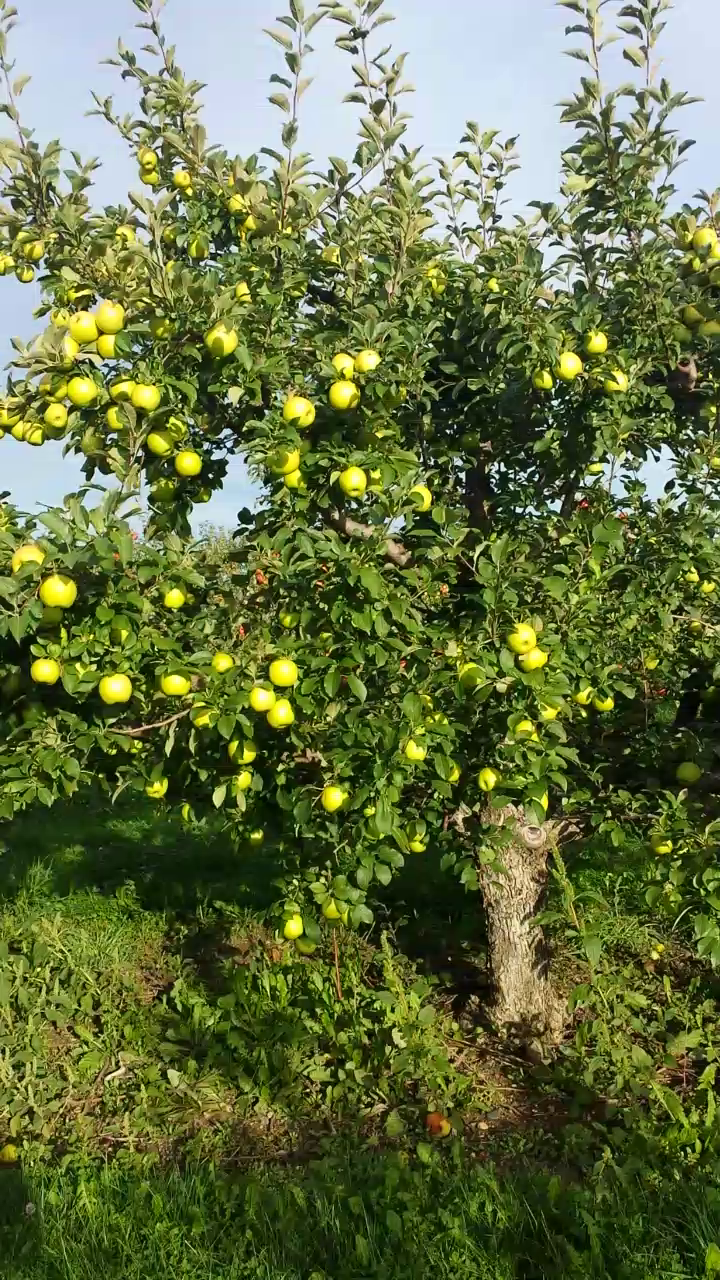
#> input picture data/images/img_000.png, 720 x 1280 px, found by its file name; its folder holds only this picture in this run
$ python percentiles.py
#> lines starting #> are read from the running program, lines starting #| are printed output that depends on the picture
import os
import cv2
import numpy as np
import matplotlib.pyplot as plt

IMAGES_PATH = "data/images"


def compute_and_plot_percentiles(directory: str, threshold_b: float = 188.0) -> dict[str, tuple[float, float]]:
#> called with directory = 'data/images', threshold_b = 188
    a_green, b_green = [], []
    a_red, b_red = [], []

    for img_name in sorted(os.listdir(directory)):
        stem = os.path.splitext(img_name)[0]
        img_id = int(stem.split("_")[1])

        img_path = os.path.join(directory, img_name)
        image = cv2.imread(img_path, cv2.IMREAD_COLOR)
#> image is the input picture: shape (1280, 720, 3); mean B, G, R 67.1, 113.7, 101.6
        if image is None:
            continue

        img_lab = cv2.cvtColor(image, cv2.COLOR_BGR2LAB)
#> img_lab: shape (1280, 720, 3); mean of channels 0, 1, 2 113.9, 116.2, 151.2
        _, a, b = cv2.split(img_lab.astype(np.float32))
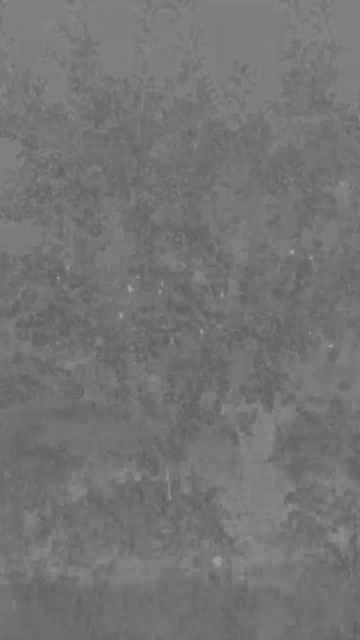
#> a: shape (1280, 720) float32 (shown at 1/2 size); min 94, max 170, mean 116.2
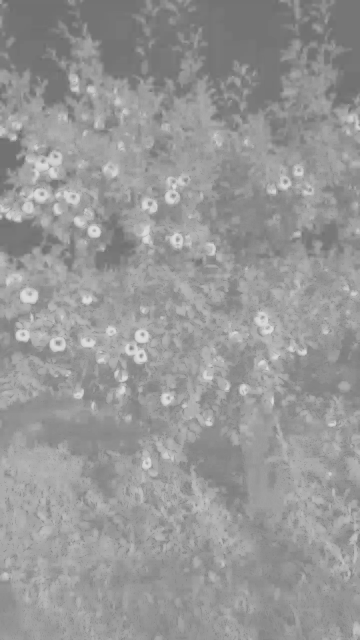
#> b: shape (1280, 720) float32 (shown at 1/2 size); min 105, max 222, mean 151.2

        if img_id < 66:  # Green apples
            a_green.append(np.percentile(a, 98))
            b_green.append(np.percentile(b, 98))
        else:  # Red apples
            a_red.append(np.percentile(a, 98))
            b_red.append(np.percentile(b, 98))

    stats = {
        "a_green": (float(np.mean(a_green)), float(np.std(a_green))),
        "b_green": (float(np.mean(b_green)), float(np.std(b_green))),
        "a_red": (float(np.mean(a_red)), float(np.std(a_red))),
        "b_red": (float(np.mean(b_red)), float(np.std(b_red))),
    }
#> stats = {'a_green': (130, 0), 'b_green': (192, 0), 'a_red': (nan, nan), 'b_red': (nan, nan)}

    # --- Visualization ---
    fig, axes = plt.subplots(1, 2, figsize=(13, 5))

    # 1. Histogram of b* (98th percentile) with threshold
    bins = np.linspace(170, 210, 22)
    axes[0].hist(b_green, bins=bins, alpha=0.65, color="#4CAF50", edgecolor="black", label="Green apples (id < 66)")
    axes[0].hist(b_red, bins=bins, alpha=0.65, color="#E53935", edgecolor="black", label="Red apples (id >= 66)")
    axes[0].axvline(threshold_b, color="black", linestyle="--", linewidth=2, label=f"Threshold b* = {threshold_b}")
    axes[0].set_title("98th Percentile Distribution of Channel b*")
    axes[0].set_xlabel("b* intensity (98th percentile)")
    axes[0].set_ylabel("Number of images")
    axes[0].legend()
    axes[0].grid(alpha=0.25)

    # 2. 2D Scatter plot (a* vs b*) to spot boundary cases
    axes[1].scatter(a_green, b_green, color="#4CAF50", alpha=0.8, edgecolors="k", label="Green apples")
    axes[1].scatter(a_red, b_red, color="#E53935", alpha=0.8, edgecolors="k", label="Red apples")
    axes[1].axhline(threshold_b, color="black", linestyle="--", linewidth=2, label=f"Decision boundary (b* = {threshold_b})")
    axes[1].set_title("2D Feature Space (a* vs b* at 98th Percentile)")
    axes[1].set_xlabel("a* intensity (green -> red)")
    axes[1].set_ylabel("b* intensity (blue -> yellow)")
    axes[1].legend()
    axes[1].grid(alpha=0.25)

    plt.tight_layout()
    plt.savefig("threshold_visualization.png", dpi=150)
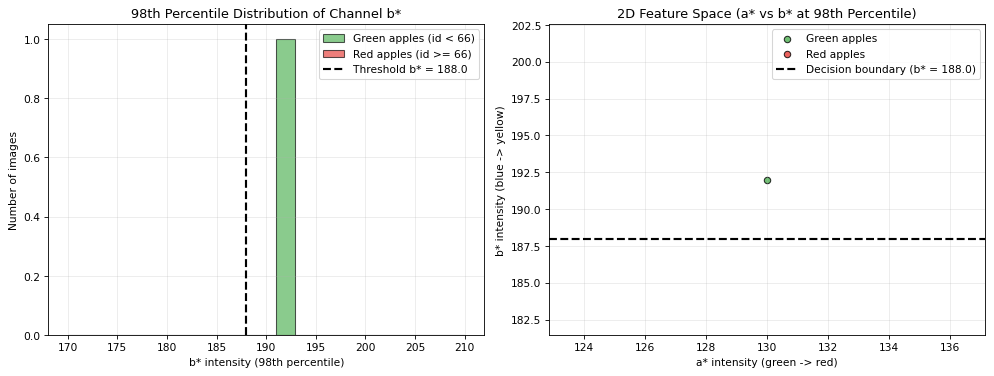
#> figure drawn by matplotlib, 2 panels; panel 1: tallest bar 1 high, from x = 191 to 192.9
    plt.show()

    return stats


if __name__ == "__main__":
    print(compute_and_plot_percentiles(IMAGES_PATH))

$ run again, on data/images/img_025.png
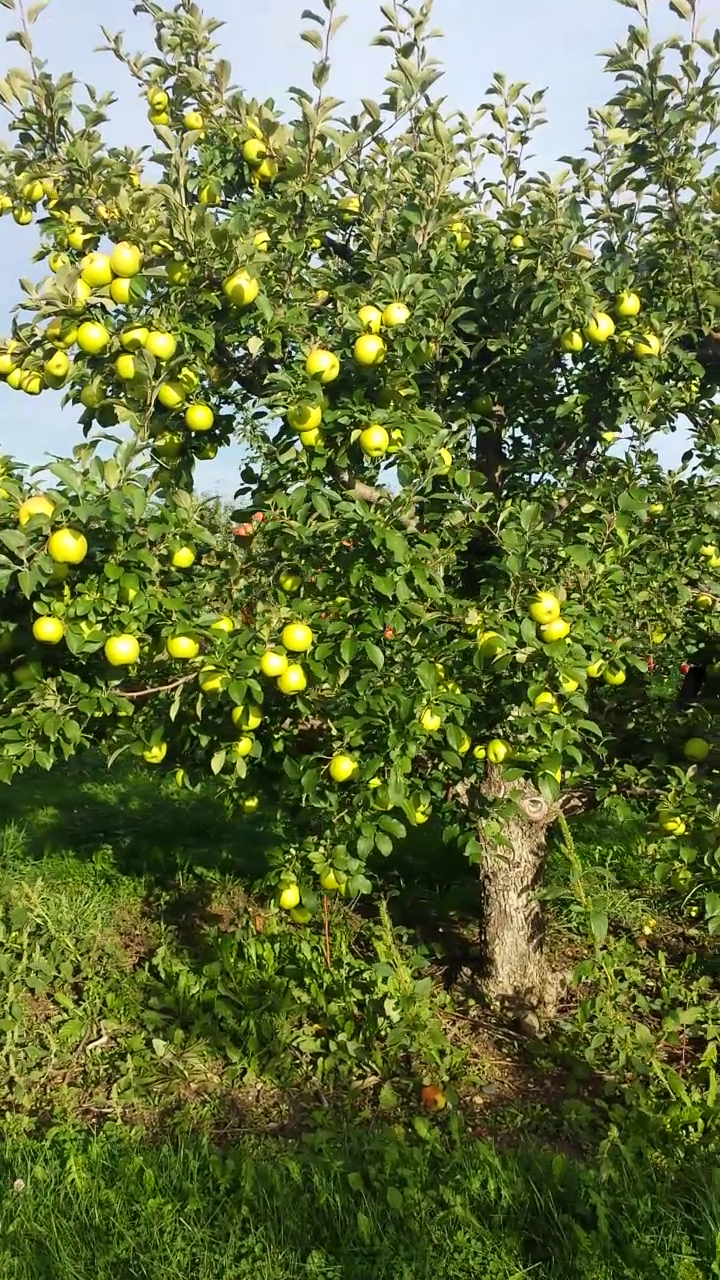
#> input picture data/images/img_025.png, 720 x 1280 px, found by its file name
#> in compute_and_plot_percentiles, image is the input picture: shape (1280, 720, 3); mean B, G, R 62.7, 113.9, 102.4
#> img_lab: shape (1280, 720, 3); mean of channels 0, 1, 2 114.2, 115.7, 153.7
#> in compute_and_plot_percentiles, `_, a, b = cv2.split(img_lab.astype(np.float32))`:
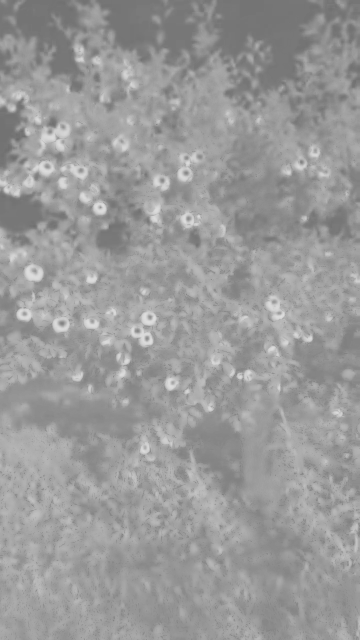
#> b: shape (1280, 720) float32 (shown at 1/2 size); min 108, max 222, mean 153.7
#> stats = {'a_green': (130, 0), 'b_green': (193, 0), 'a_red': (nan, nan), 'b_red': (nan, nan)}
#> in compute_and_plot_percentiles, `plt.savefig("threshold_visualization.png", dpi=150)`:
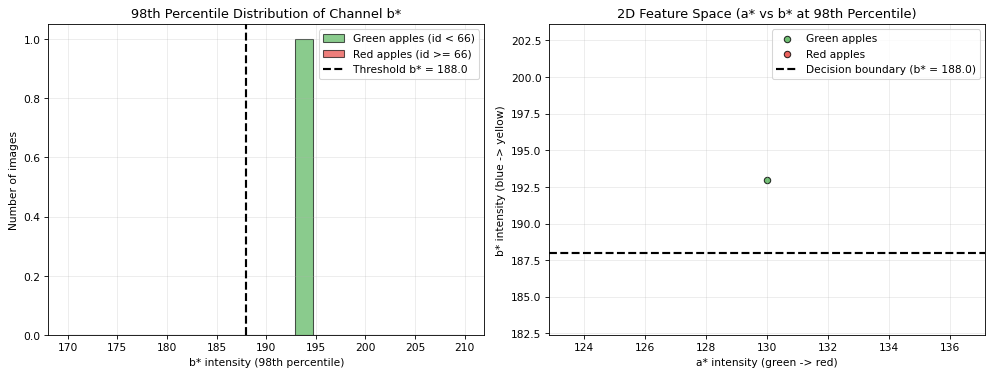
#> figure drawn by matplotlib, 2 panels; panel 1: tallest bar 1 high, from x = 192.9 to 194.8

$ run again, on data/images/img_026.png
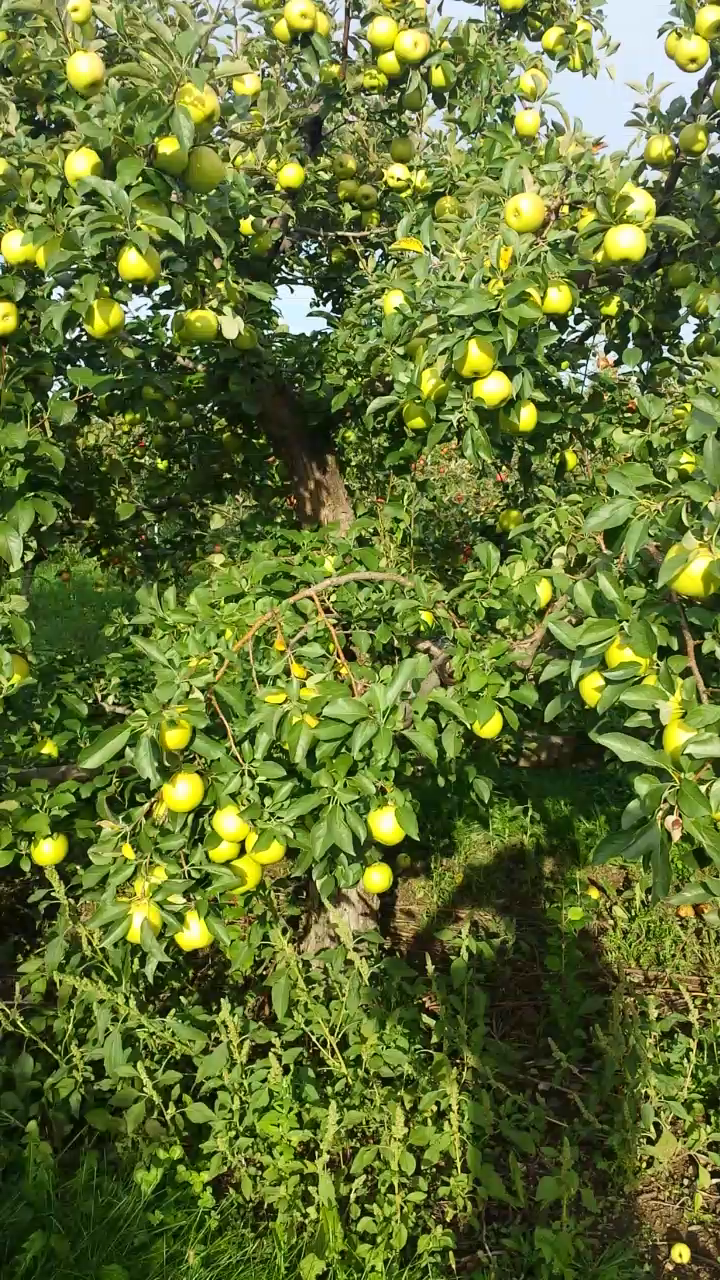
#> input picture data/images/img_026.png, 720 x 1280 px, found by its file name
#> in compute_and_plot_percentiles, image is the input picture: shape (1280, 720, 3); mean B, G, R 51.5, 113.8, 98.9
#> img_lab: shape (1280, 720, 3); mean of channels 0, 1, 2 113.1, 112.7, 158.6
#> in compute_and_plot_percentiles, `_, a, b = cv2.split(img_lab.astype(np.float32))`:
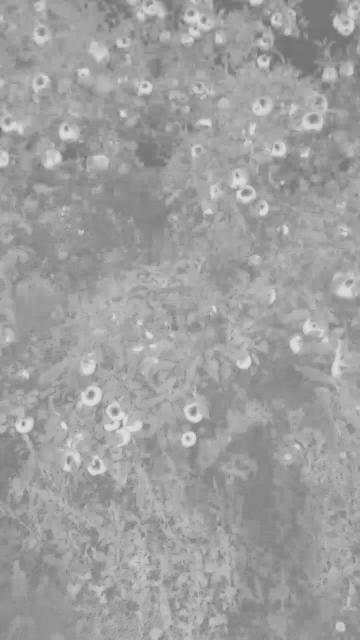
#> b: shape (1280, 720) float32 (shown at 1/2 size); min 108, max 223, mean 158.6
#> stats = {'a_green': (129, 0), 'b_green': (201, 0), 'a_red': (nan, nan), 'b_red': (nan, nan)}
#> in compute_and_plot_percentiles, `plt.savefig("threshold_visualization.png", dpi=150)`:
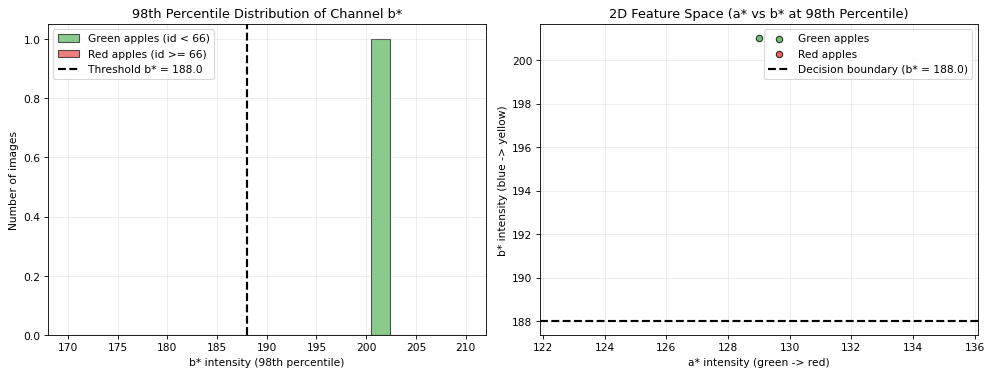
#> figure drawn by matplotlib, 2 panels; panel 1: tallest bar 1 high, from x = 200.5 to 202.4
